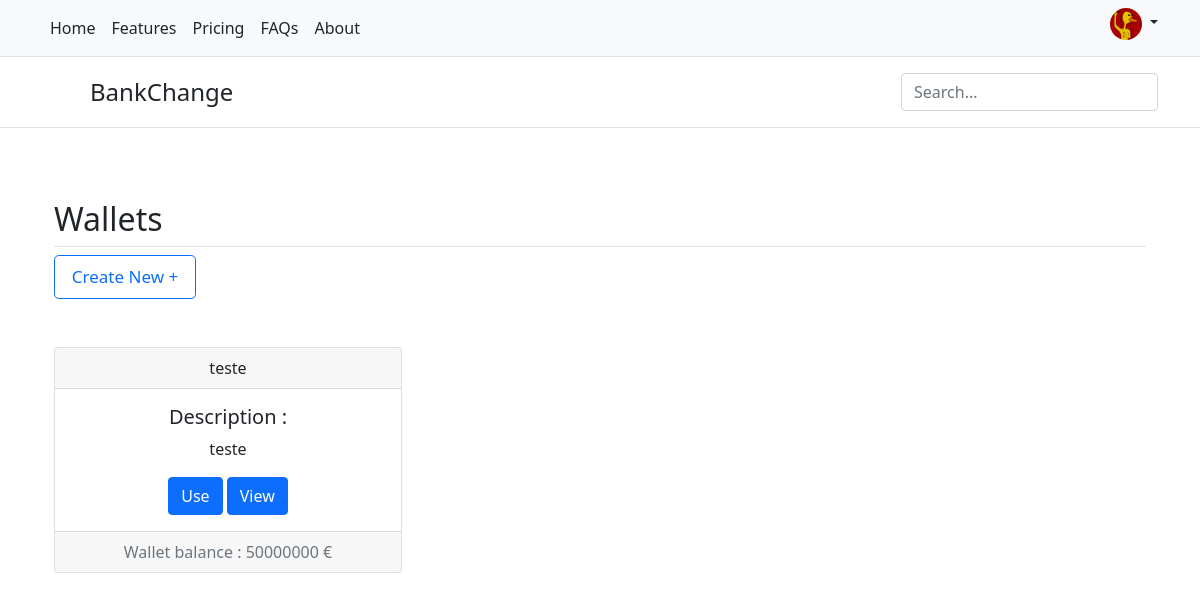
The app's page /src/views/user/wallets/my_wallets.php (signed in) with its own data.
### tables this page shows
CREATE TABLE `wallet` (
  `id_wallet` int(11) NOT NULL,
  `name_wallet` varchar(30) NOT NULL,
  `desc_wallet` varchar(100) DEFAULT NULL,
  `amount` int(11) DEFAULT NULL,
  `status_wallet` varchar(10) NOT NULL DEFAULT 'active',
  `FK_id_user` int(11) NOT NULL,
  `using` int(11) DEFAULT 0
);

### src/classes/WalletClasses.php (called while the page is built, shortened)
<?php
class WalletClasses
{
    private $conn, $hostname = "localhost", $database = "bankchange", $user = "root", $password = "";
    function __construct()
    {
        $this->conn = new mysqli($this->hostname, $this->user, $this->password, $this->database);
    }
    public function selectWalletByIdUser(): array
    {
        $wallets = array();
        $id = $_SESSION['logged_user_info']['id'];
        $sql = "SELECT * FROM `wallet` WHERE `FK_id_user` = '$id' ";
        $result = $this->conn->query($sql);
        if ($result->num_rows > 0) {
            foreach ($result as $wallet) {
                array_push($wallets, $wallet);
            }
        }
        return $wallets;
    }
}

### src/views/user/wallets/my_wallets.php (the view, shortened to what this page needs)
<?php
$user = new WalletClasses();
?>
<!doctype html>
<html lang="en">
<head>
  <link href="https://cdn.jsdelivr.net/npm/bootstrap@5.1.2/dist/css/bootstrap.min.css" rel="stylesheet">
</head>
<body>
  <nav class="py-2 bg-light border-bottom">
    <div class="container d-flex flex-wrap">
      <ul class="nav me-auto">
        <li class="nav-item"><a href="../index_page.php" class="nav-link link-dark px-2 active" aria-current="page">Home</a></li>
        <li class="nav-item"><a href="#" class="nav-link link-dark px-2">Features</a></li>
        <li class="nav-item"><a href="#" class="nav-link link-dark px-2">Pricing</a></li>
        <li class="nav-item"><a href="#" class="nav-link link-dark px-2">FAQs</a></li>
        <li class="nav-item"><a href="#" class="nav-link link-dark px-2">About</a></li>
      </ul>
      <div class="dropdown text-end">
        <a href="#" class="d-block link-dark text-decoration-none dropdown-toggle" id="dropdownUser1" data-bs-toggle="dropdown" aria-expanded="false">
          <img src="../../../img/profile/<?php echo $_SESSION['logged_user_info']['image']; ?>" alt="mdo" width="32" height="32" class="rounded-circle">
        </a>
      </div>
    </div>
  </nav>
  <header class="py-3 mb-4 border-bottom">
    <div class="container d-flex flex-wrap justify-content-center">
      <a href="../index_page.php" class="d-flex align-items-center mb-3 mb-lg-0 me-lg-auto text-dark text-decoration-none">
        <svg class="bi me-2" width="40" height="32">
          <use xlink:href="#bootstrap"></use>
        </svg>
        <span class="fs-4">BankChange</span>
      </a>
      <form class="col-12 col-lg-auto mb-3 mb-lg-0">
        <input type="search" class="form-control" placeholder="Search..." aria-label="Search">
      </form>
    </div>
  </header>
  <div id="wallet_div" style="display:none;">
    <div class="container px-4 py-5" id="hanging-icons">
      <h2 class="pb-2 border-bottom">Wallets</h2>
      <button type="button" id="create_wallet_btn" style="
    width: 13%;
    font-size: 17px;" class="btn btn-lg btn-outline-primary">Create New +</button>
        <?php $i = 0;
        foreach ($user->selectWalletByIdUser() as $wallet) {
          if ($i % 3 == 0) {
        ?>
      <div class="row g-4 py-5 row-cols-1 row-cols-lg-3" id="wallets">
        <div class="col d-flex align-items-start">
          <div class="card text-center" style="width: 100%;">
            <div class="card-header">
              <?php echo $wallet['name_wallet']; ?>
            </div>
            <div class="card-body">
              <h5 class="card-title">Description :</h5>
              <p class="card-text"><?php echo $wallet['desc_wallet']; ?></p>
              <a href="my_wallets.php?id_wallet=<?php echo $wallet['id_wallet']; ?>" class="btn btn-primary" id="btt_use" value="<?php echo $wallet['id_wallet']; ?>">
                Use
              </a>
              <a href="view_wallet.php?id_wallet=<?php echo $wallet['id_wallet']; ?>" class="btn btn-primary" id="btt_use" value="<?php echo $wallet['id_wallet']; ?>">
                View
              </a>
            </div>
            <div class="card-footer text-muted">
              <?php echo "Wallet balance : " . $wallet['amount'] . " €"; ?>
            </div>
          </div>
        </div>
      <?php } ?>
    <?php
          $i = $i + 1;
        } ?>
      </div>
    </div>
  </div>
</body>
</html>

### records on screen
wallet: name_wallet "teste", desc_wallet "teste", $wallet['id_wallet'] 50 (drawn), amount "50000000"
